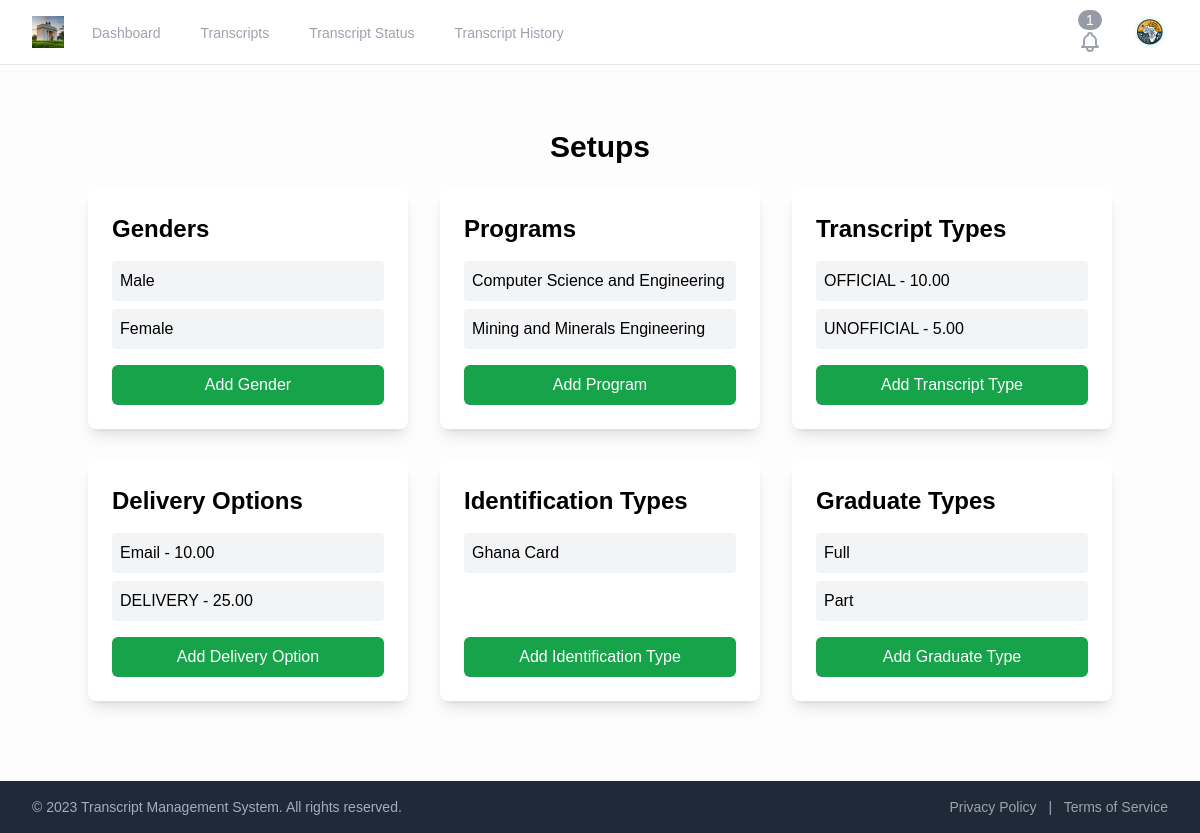
The page /system/setup/ (signed in) on the database its author committed.
### accounts/models.py (models this page shows, shortened)
class Gender(models.Model):
    name = models.CharField(max_length=30,unique=True,blank=False)
    short_name = models.CharField(max_length=15)
    created_on = models.DateTimeField(auto_now=True)
    created_by = models.ForeignKey(CustomUser, on_delete=models.PROTECT, null=True, blank=True)

class Programme(models.Model):
    name = models.CharField(max_length=255,unique=True,blank=False)
    short_name = models.CharField(max_length=15)
    created_on = models.DateTimeField(auto_now=True)
    created_by = models.ForeignKey(CustomUser, on_delete=models.PROTECT, null=True, blank=True)

class TranscriptType(models.Model):
    name = models.CharField(max_length=100,unique=True,blank=False)
    short_name = models.CharField(max_length=15)
    price = models.DecimalField(max_digits=10, decimal_places=2)
    created_on = models.DateTimeField(auto_now=True)
    created_by = models.ForeignKey(CustomUser, on_delete=models.PROTECT, null=True, blank=True)

class DeliveryOption(models.Model):
    name = models.CharField(max_length=100,unique=True,blank=False)
    short_name = models.CharField(max_length=15)
    price = models.DecimalField(max_digits=10, decimal_places=2)
    created_on = models.DateTimeField(auto_now=True)
    created_by = models.ForeignKey(CustomUser, on_delete=models.PROTECT, null=True, blank=True)

class IdentificationType(models.Model):
    name = models.CharField(max_length=30,unique=True)
    short_name = models.CharField(max_length=15)
    created_on = models.DateTimeField(auto_now=True)
    created_by = models.ForeignKey(CustomUser, on_delete=models.PROTECT, null=True, blank=True)

class GraduateType(models.Model):
    name = models.CharField(max_length=255,unique=True,blank=False)
    short_name = models.CharField(max_length=15)
    created_on = models.DateTimeField(auto_now=True)
    created_by = models.ForeignKey(CustomUser, on_delete=models.PROTECT, null=True, blank=True)

### system/views.py (the view)
# urls.py: path('setup/', views.setup_view, name='setup_view'),
@login_required
def setup_view(request):
    genders = Gender.objects.all()
    programs = Programme.objects.all()
    transcript_types = TranscriptType.objects.all()
    delivery_options = DeliveryOption.objects.all()
    identification_types = IdentificationType.objects.all()
    graduate_types = GraduateType.objects.all()
    return render(request, 'setup.html', {
        'genders': genders,
        'programs': programs,
        'transcript_types': transcript_types,
        'delivery_options': delivery_options,
        'identification_types': identification_types,
        'graduate_types': graduate_types
    })

### accounts/context_processors.py (called while the page is built)
def user_profile_picture(request):
    if request.user.is_authenticated:
        profile = StudentProfile.objects.filter(user=request.user).first()
        return {'profile_picture_url': profile.profile_image.url if profile and profile.profile_image else None}
    return {}

def user_notifications_count(request):
    if request.user.is_authenticated:
        notifications = Notification.objects.filter(user=request.user)
        return {'notifications_count': notifications.filter(is_read=False).count()}
    return {}

### system/context_processors.py (called while the page is built)
def current_url(request):
    return {'current_url': request.path}

### system/templates/setup.html (shortened to what this page needs)
{% extends "base_layout.html" %}
{% block content %}
<div class="container mx-auto py-8">
<h1 class="text-3xl font-bold mb-6 text-center text-primary">Setups</h1>
    <div class="grid grid-cols-1 md:grid-cols-2 lg:grid-cols-3 gap-8 mb-4">
        <div class="bg-white flex flex-col justify-between shadow-lg rounded-lg p-6">
            <div>
               <h2 class="text-2xl font-semibold mb-4">Genders</h2>
            <ul class="space-y-2 mb-4">
                {% for gender in genders %}
                    <li class="p-2 bg-gray-100 rounded">{{ gender.name }}</li>
                {% endfor %}
            </ul>
            </div>
            <a href="{% url 'add_gender' %}" style="bottom: auto;" class="block bg-green-600  bottom-0 hover:bg-green-700 text-white text-center rounded-md py-2">Add Gender</a>
        </div>
        <div class="bg-white flex flex-col justify-between shadow-lg rounded-lg p-6">
            <div>
               <h2 class="text-2xl font-semibold mb-4">Programs</h2>
            <ul class="space-y-2 mb-4">
                {% for program in programs %}
                    <li class="p-2 bg-gray-100 rounded">{{ program.name }}</li>
                {% endfor %}
            </ul>
            </div>
            <a href="{% url 'add_program' %}" class="block bg-green-600 hover:bg-green-700 text-white text-center rounded-md py-2">Add Program</a>
        </div>
        <div class="bg-white flex flex-col justify-between shadow-lg rounded-lg p-6">
            <div>
                <h2 class="text-2xl font-semibold mb-4">Transcript Types</h2>
            <ul class="space-y-2 mb-4">
                {% for transcript_type in transcript_types %}
                    <li class="p-2 bg-gray-100 rounded">{{ transcript_type.name }} - {{ transcript_type.price }}</li>
                {% endfor %}
            </ul>
            </div>
            <a href="{% url 'add_transcript_type' %}" class="block bg-green-600 hover:bg-green-700 text-white text-center rounded-md py-2">Add Transcript Type</a>
        </div>
        <div class="bg-white flex flex-col justify-between shadow-lg rounded-lg p-6">
            <div>
              <h2 class="text-2xl font-semibold mb-4">Delivery Options</h2>
            <ul class="space-y-2 mb-4">
                {% for delivery_option in delivery_options %}
                    <li class="p-2 bg-gray-100 rounded">{{ delivery_option.name }} - {{ delivery_option.price }}</li>
                {% endfor %}
            </ul>
            </div>
            <a href="{% url 'add_delivery_option' %}" class="block bg-green-600 hover:bg-green-700 text-white text-center rounded-md py-2">Add Delivery Option</a>
        </div>
        <div class="bg-white flex flex-col justify-between shadow-lg rounded-lg p-6">
            <div>
                <h2 class="text-2xl font-semibold mb-4">Identification Types</h2>
            <ul class="space-y-2 mb-4">
                {% for identification_type in identification_types %}
                    <li class="p-2 bg-gray-100 rounded">{{ identification_type.name }}</li>
                {% endfor %}
            </ul>
            </div>
            <a href="{% url 'add_identification_type' %}" class="block bg-green-600 hover:bg-green-700 text-white text-center rounded-md py-2">Add Identification Type</a>
        </div>
        <div class="bg-white flex flex-col justify-between shadow-lg rounded-lg p-6">
            <div>
                <h2 class="text-2xl font-semibold mb-4">Graduate Types</h2>
            <ul class="space-y-2 mb-4">
                {% for graduate_type in graduate_types %}
                    <li class="p-2 bg-gray-100 rounded">{{ graduate_type.name }}</li>
                {% endfor %}
            </ul>
            </div>
            <a href="{% url 'add_graduate_type' %}" class="block bg-green-600 hover:bg-green-700 text-white text-center rounded-md py-2">Add Graduate Type</a>
        </div>
    </div>
</div>
{% endblock %}

### static/src/styles.css (style rules this page uses)
html, :host { line-height: 1.5; -webkit-text-size-adjust: 100%; -moz-tab-size: 4; -o-tab-size: 4; tab-size: 4; font-family: Inter var; font-feature-settings: normal; font-variation-settings: normal; -webkit-tap-highlight-color: transparent; }
body { margin: 0; line-height: inherit; }
h1, h2, h3, h4, h5, h6 { font-size: inherit; font-weight: inherit; }
a { color: inherit; text-decoration: inherit; }
blockquote, dl, dd, h1, h2, h3, h4, h5, h6, hr, figure, p, pre { margin: 0; }
ol, ul, menu { list-style: none; margin: 0; padding: 0; }
.container { width: 100%; }
@media (min-width: 640px) { .container { max-width: 640px; } }
@media (min-width: 768px) { .container { max-width: 768px; } }
@media (min-width: 1024px) { .container { max-width: 1024px; } }
.bottom-0 { bottom: 0px; }
.mx-auto { margin-left: auto; margin-right: auto; }
.mb-4 { margin-bottom: 1rem; }
.mb-6 { margin-bottom: 1.5rem; }
.block { display: block; }
.flex { display: flex; }
.grid { display: grid; }
.grid-cols-1 { grid-template-columns: repeat(1, minmax(0, 1fr)); }
.flex-col { flex-direction: column; }
.justify-between { justify-content: space-between; }
.gap-8 { gap: 2rem; }
.space-y-2 > :not([hidden]) ~ :not([hidden]) { --tw-space-y-reverse: 0; margin-top: calc(0.5rem * calc(1 - var(--tw-space-y-reverse))); margin-bottom: calc(0.5rem * var(--tw-space-y-reverse)); }
.rounded { border-radius: 0.25rem; }
.rounded-lg { border-radius: 0.5rem; }
.rounded-md { border-radius: 0.375rem; }
.bg-gray-100 { --tw-bg-opacity: 1; background-color: rgb(243 244 246 / var(--tw-bg-opacity)); }
.bg-green-600 { --tw-bg-opacity: 1; background-color: rgb(22 163 74 / var(--tw-bg-opacity)); }
.bg-white { --tw-bg-opacity: 1; background-color: rgb(255 255 255 / var(--tw-bg-opacity)); }
.p-2 { padding: 0.5rem; }
.p-6 { padding: 1.5rem; }
.py-2 { padding-top: 0.5rem; padding-bottom: 0.5rem; }
.py-8 { padding-top: 2rem; padding-bottom: 2rem; }
.text-center { text-align: center; }
.text-2xl { font-size: 1.5rem; line-height: 2rem; }
.text-3xl { font-size: 1.875rem; line-height: 2.25rem; }
.font-bold { font-weight: 700; }
.font-semibold { font-weight: 600; }
.text-white { --tw-text-opacity: 1; color: rgb(255 255 255 / var(--tw-text-opacity)); }
.shadow-lg { --tw-shadow: 0 10px 15px -3px rgb(0 0 0 / 0.1), 0 4px 6px -4px rgb(0 0 0 / 0.1); --tw-shadow-colored: 0 10px 15px -3px var(--tw-shadow-color), 0 4px 6px -4px var(--tw-shadow-color); box-shadow: var(--tw-ring-offset-shadow, 0 0 #0000), var(--tw-ring-shadow, 0 0 #0000), var(--tw-shadow); }
body { font-family: sans-serif; }
:root { --progress-completed-color: #4CAF50; --progress-current-color: #ffc107; --progress-line-color: #e2e8f0; }
@media (min-width: 768px) { .md\:grid-cols-2 { grid-template-columns: repeat(2, minmax(0, 1fr)); } }
@media (min-width: 1024px) { .lg\:grid-cols-3 { grid-template-columns: repeat(3, minmax(0, 1fr)); } }

### rows shown on the page
Gender: name "Male"
Gender: name "Female"
Programme: name "Computer Science and Engineering"
Programme: name "Mining and Minerals Engineering"
DeliveryOption: name "Email", price "10.00"
DeliveryOption: name "DELIVERY", price "25.00"
IdentificationType: name "Ghana Card"
GraduateType: name "Full"
GraduateType: name "Part"

### other values the page prints
{{ notifications_count }} "1"
